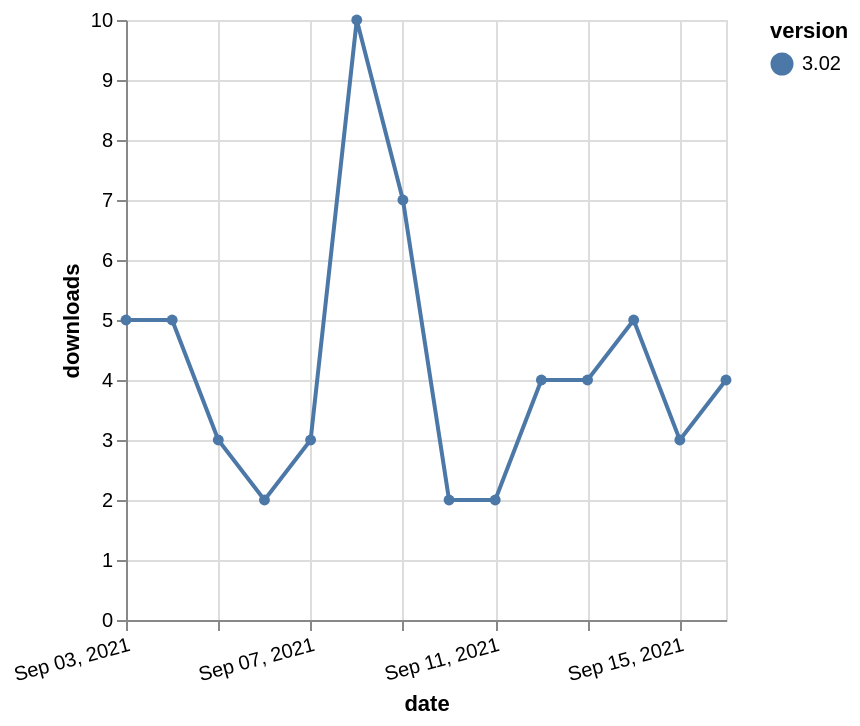

Describe this chart as a Vega-Lite specification.
### Vega-Lite specification from a JSON file in a GitHub repository (floating-point values rounded to 4 significant figures)
{"$schema": "https://vega.github.io/schema/vega-lite/v5.json", "description": "A simple bar chart with embedded data.", "data": {"values": [{"date": "2021-09-03", "total": 8468, "delta": 5, "version": "3.02"}, {"date": "2021-09-04", "total": 8473, "delta": 5, "version": "3.02"}, {"date": "2021-09-05", "total": 8476, "delta": 3, "version": "3.02"}, {"date": "2021-09-06", "total": 8478, "delta": 2, "version": "3.02"}, {"date": "2021-09-07", "total": 8481, "delta": 3, "version": "3.02"}, {"date": "2021-09-08", "total": 8491, "delta": 10, "version": "3.02"}, {"date": "2021-09-09", "total": 8498, "delta": 7, "version": "3.02"}, {"date": "2021-09-10", "total": 8500, "delta": 2, "version": "3.02"}, {"date": "2021-09-11", "total": 8502, "delta": 2, "version": "3.02"}, {"date": "2021-09-12", "total": 8506, "delta": 4, "version": "3.02"}, {"date": "2021-09-13", "total": 8510, "delta": 4, "version": "3.02"}, {"date": "2021-09-14", "total": 8515, "delta": 5, "version": "3.02"}, {"date": "2021-09-15", "total": 8518, "delta": 3, "version": "3.02"}, {"date": "2021-09-16", "total": 8522, "delta": 4, "version": "3.02"}]}, "width": "container", "mark": {"type": "line", "point": {"filled": true}}, "encoding": {"x": {"field": "date", "type": "temporal", "timeUnit": "yearmonthdate", "title": "date", "axis": {"labelAngle": -15}}, "y": {"field": "delta", "type": "quantitative", "title": "downloads"}, "color": {"field": "version", "type": "nominal"}, "tooltip": {"field": "delta"}}}
